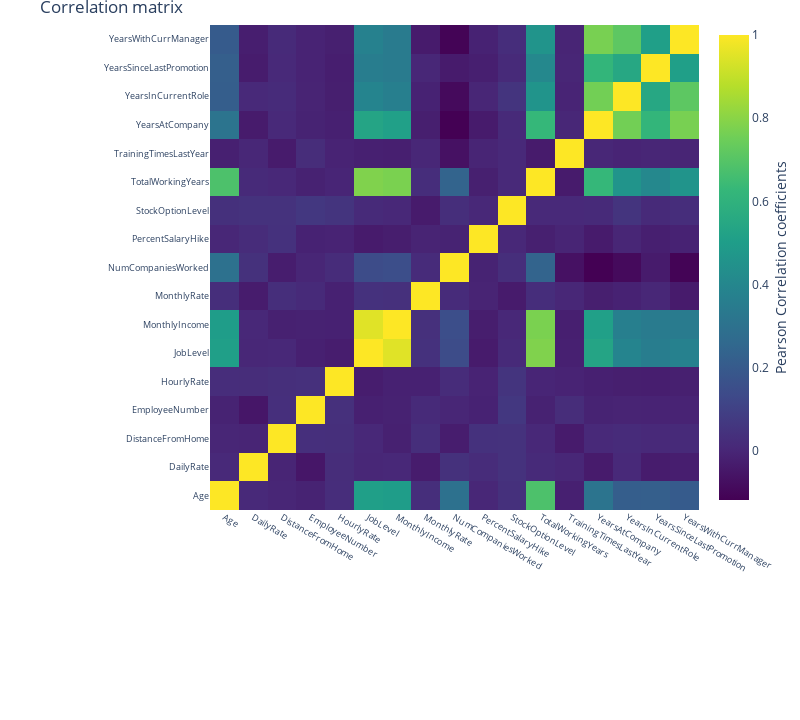

This figure's notebook cell:
### Code cell
correlation = df.corr()
#tick labels
matrix_cols = correlation.columns.tolist()
#convert to array
corr_array = np.array(correlation)

#Plotting
trace = go.Heatmap(z = corr_array,
                   x = matrix_cols,
                   y = matrix_cols,
                   colorscale = "Viridis",
                   colorbar = dict(title = "Pearson Correlation coefficients", titleside = "right"),
                  )
layout = go.Layout(dict(title = "Correlation matrix",
                        autosize = False,
                        height = 720,
                        width = 800,
                        margin = dict(r = 0, l = 210, t = 25, b = 210),
                        yaxis = dict(tickfont = dict(size = 9)),
                        xaxis = dict(tickfont = dict(size = 9))
                       )
                  )
data = [trace]
fig = go.Figure(data=data, layout=layout)
py.iplot(fig)

### Figure 1 — Plotly figure (JSON) as saved in the notebook; plotly's stock layout.template omitted (floating-point values rounded to 4 significant figures; data arrays with more than 128 entries replaced by an {"elided": "..."} marker saying what was removed)
{"data": [{"colorbar": {"title": {"side": "right", "text": "Pearson Correlation coefficients"}}, "colorscale": [[0, "#440154"], [0.1111, "#482878"], [0.2222, "#3e4989"], [0.3333, "#31688e"], [0.4444, "#26828e"], [0.5556, "#1f9e89"], [0.6667, "#35b779"], [0.7778, "#6ece58"], [0.8889, "#b5de2b"], [1, "#fde725"]], "type": "heatmap", "x": ["Age", "DailyRate", "DistanceFromHome", "EmployeeNumber", "HourlyRate", "JobLevel", "MonthlyIncome", "MonthlyRate", "NumCompaniesWorked", "PercentSalaryHike", "StockOptionLevel", "TotalWorkingYears", "TrainingTimesLastYear", "YearsAtCompany", "YearsInCurrentRole", "YearsSinceLastPromotion", "YearsWithCurrManager"], "y": ["Age", "DailyRate", "DistanceFromHome", "EmployeeNumber", "HourlyRate", "JobLevel", "MonthlyIncome", "MonthlyRate", "NumCompaniesWorked", "PercentSalaryHike", "StockOptionLevel", "TotalWorkingYears", "TrainingTimesLastYear", "YearsAtCompany", "YearsInCurrentRole", "YearsSinceLastPromotion", "YearsWithCurrManager"], "z": {"elided": "17x17 float values"}}], "layout": {"autosize": false, "height": 720, "margin": {"b": 210, "l": 210, "r": 0, "t": 25}, "title": {"text": "Correlation matrix"}, "width": 800, "xaxis": {"tickfont": {"size": 9}}, "yaxis": {"tickfont": {"size": 9}}}}
